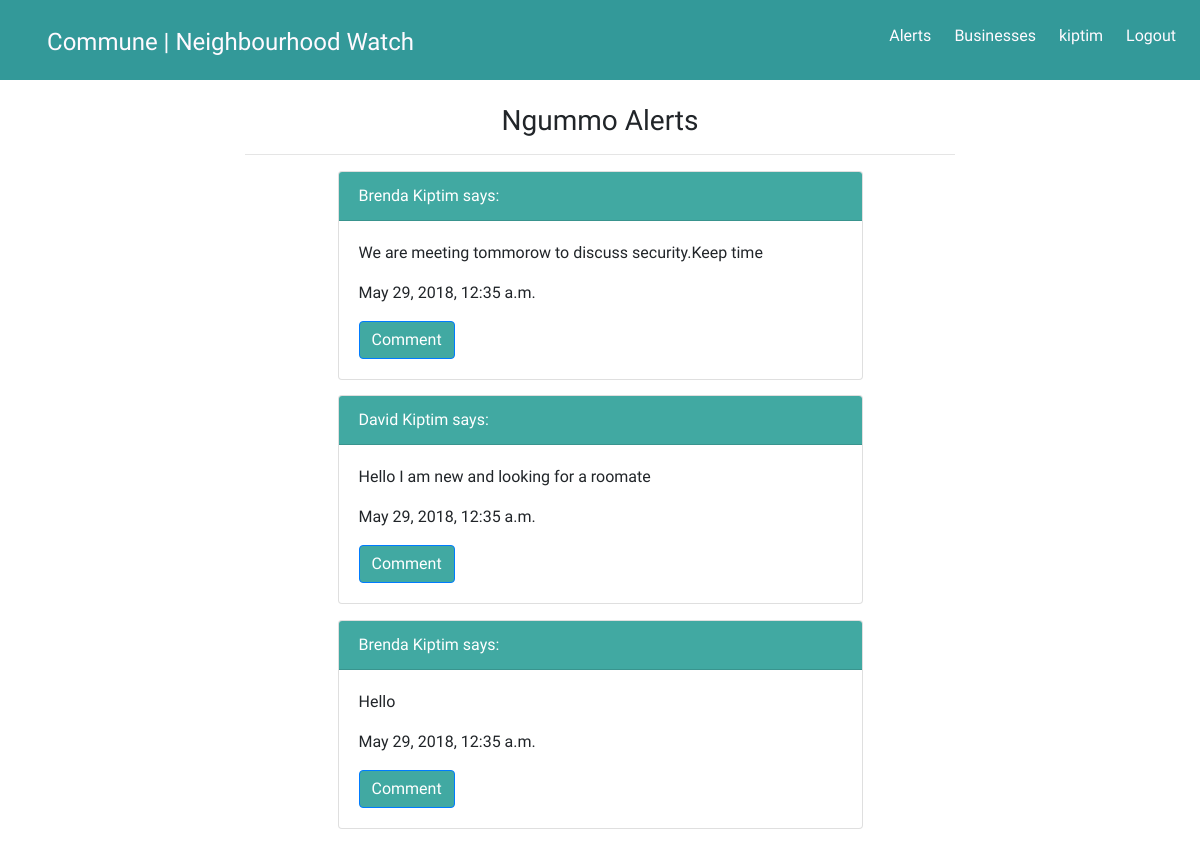
/alerts/ (signed in), run on an earlier commit of the app's database.
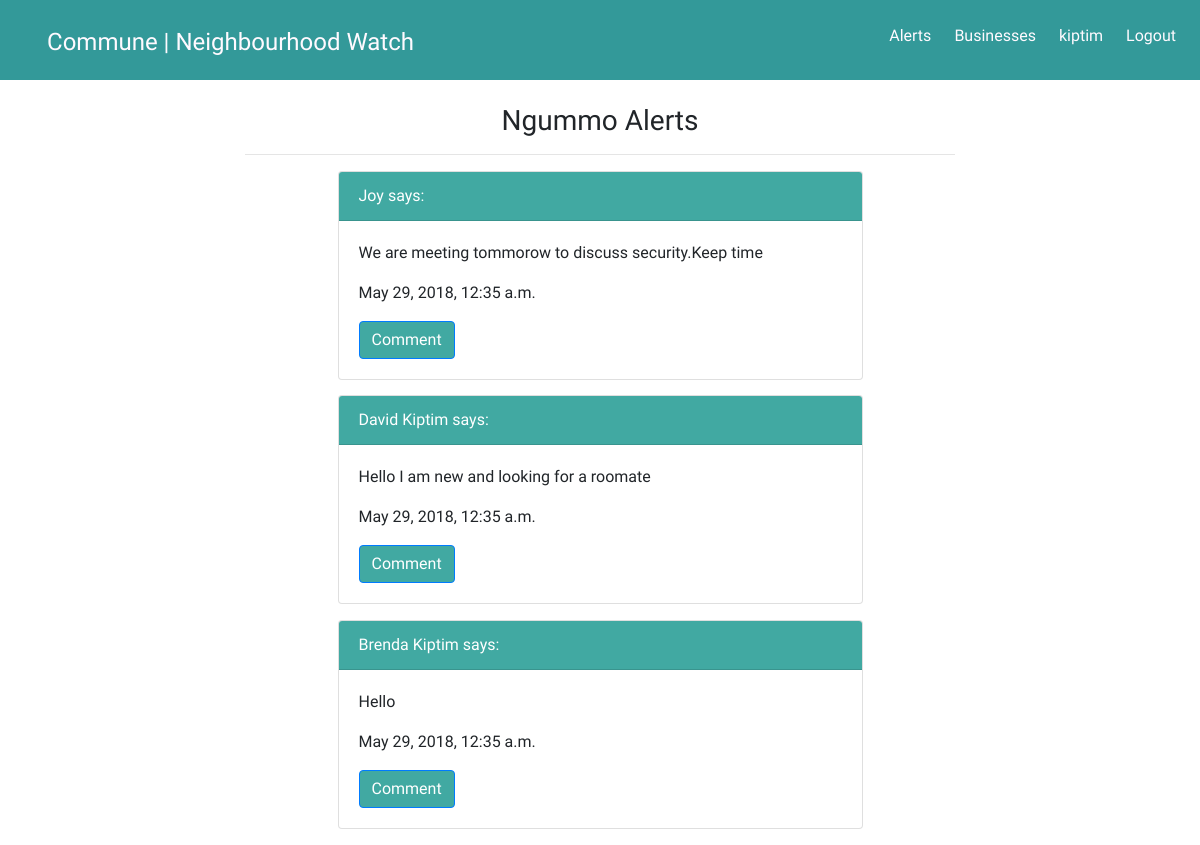
And on a later commit of the database.
### communeapp/models.py (models this page shows, shortened)
class Message(models.Model):
    message=models.CharField(max_length=1000)
    user=models.ForeignKey(User)
    profile=models.ForeignKey(Profile)
    hood=models.ForeignKey(Neighbourhood)
    posted=models.DateTimeField(auto_now_add=True, blank=True)

class Profile(models.Model):
    name=models.CharField(max_length=50)
    profile_image = models.ImageField(upload_to = 'articles/')
    user=models.OneToOneField(User, on_delete=models.CASCADE)
    neighbourhood=models.ForeignKey(Neighbourhood, null=True)
    email=models.CharField(max_length=100)
    email_confirmed=models.BooleanField(default=False)

### communeapp/views.py (the view)
# urls.py: url(r'alerts/$', views.view_messages, name='view_messages'),
def view_messages(request):
    title="Commune | Alerts "
    current_user=request.user
    neighbours=Profile.objects.get(user=current_user)
    neighbourhood=neighbours.neighbourhood
    message=Message.objects.filter(hood=neighbourhood)
    message=message.reverse()
    print(neighbourhood)
    return render(request, 'views/messages.html', {"title":title, "messages":message, "hood":neighbourhood})

### communeapp/models.py (called while the page is built)
    def __str__(self):
        return self.neighbourhood_name

### communeapp/templates/views/messages.html (shortened to what this page needs)
{% extends 'views/base.html' %}
{% load bootstrap3 %}
{% load static %}
{% block content %}
{% if messages %}
<div class="container">
    <div class="row">
        <div class="col-md-8 offset-md-2 text-center">
                <h3>{{hood}} Alerts</h3>
                <hr>
        </div>
    </div>
</div>
{% for message in messages %}
<div class="container">
    <div class="row">
        <div class="col-md-6 offset-md-3">
        <div class="card">
                <div class="card-header">
                    {{message.profile.name}} says:
                </div>
                <div class="card-body">
                    <p class="card-text">{{message.message}}</p>
                    <p>{{message.posted}}</p>
                    <a id="cardbutton" href="#" class="btn btn-primary">Comment</a>
                </div>
                </div>
</div>
    </div>
</div>
{%endfor%}
{% else %}
<p>No message has been posted in {{hood}}</p>
   </a>
</p>
{% endif %}
{% endblock %}

What changed in the data, as far as the page shows it:
changed through a linked row, Message "We are meeting tommorow to discuss security.Keep time": profile.name "Brenda Kiptim" → "Joy"
